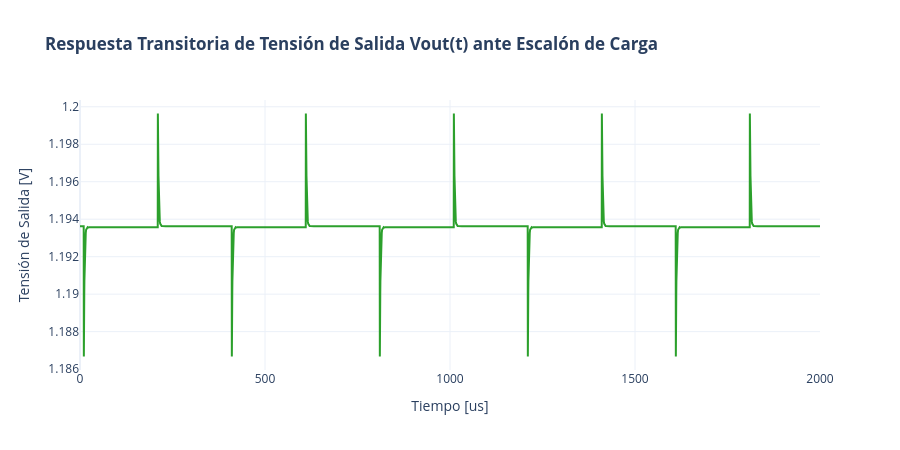

The cell this chart's notebook holds for it:
### Code cell
# ==============================================================================
# ENCABEZADO: Respuesta Transitoria (.TRAN) a Escalón de Carga
# DESCRIPCIÓN: Lee LDO_trans.raw y grafica Vout(t) ante variaciones de Iload(t).
# ==============================================================================

import pandas as pd

raw_trans_path = os.path.join(sim_dir, "LDO_trans.raw")
if not os.path.exists(raw_trans_path):
    raw_trans_path = os.path.join(xschem_dir, "LDO_trans.raw")

trans_data = read_ngspice_raw_ascii(raw_trans_path)

time_us = np.real(trans_data['time']) * 1e6
vout = np.real(trans_data['v(vo)'])

vout_dc = float(np.mean(vout[-100:]))
vout_min = float(np.min(vout))
vout_max = float(np.max(vout))
undershoot_mV = (vout_dc - vout_min) * 1e3
overshoot_mV = (vout_max - vout_dc) * 1e3

print("=== MÉTRICAS DE RESPUESTA TRANSITORIA DEL LDO ===")
print(f"Tensión Nominal de Salida (Vout): {vout_dc:.4f} V")
print(f"Caída Máxima (Undershoot):         {undershoot_mV:.2f} mV")
print(f"Sobrepico Máximo (Overshoot):       {overshoot_mV:.2f} mV")
print(f"Rango Dinámico de Tensión:         {vout_min:.4f} V a {vout_max:.4f} V")

fig_trans = go.Figure()
fig_trans.add_trace(go.Scatter(x=time_us, y=vout, mode='lines', name='Vout(t)', line=dict(color='#2ca02c', width=2.0)))
fig_trans.update_layout(
    title_text="<b>Respuesta Transitoria de Tensión de Salida Vout(t) ante Escalón de Carga</b>",
    xaxis_title="Tiempo [us]",
    yaxis_title="Tensión de Salida [V]",
    template="plotly_white",
    height=450
)
fig_trans.show()

### Figure 1 — Plotly figure (JSON) as saved in the notebook; plotly's stock layout.template omitted (floating-point values rounded to 4 significant figures; data arrays with more than 128 entries replaced by an {"elided": "..."} marker saying what was removed)
{"data": [{"line": {"color": "#2ca02c", "width": 2}, "mode": "lines", "name": "Vout(t)", "type": "scatter", "x": {"elided": "2178 float values"}, "y": {"elided": "2178 float values"}}], "layout": {"height": 450, "title": {"text": "<b>Respuesta Transitoria de Tensión de Salida Vout(t) ante Escalón de Carga</b>"}, "xaxis": {"title": {"text": "Tiempo [us]"}}, "yaxis": {"title": {"text": "Tensión de Salida [V]"}}}}
